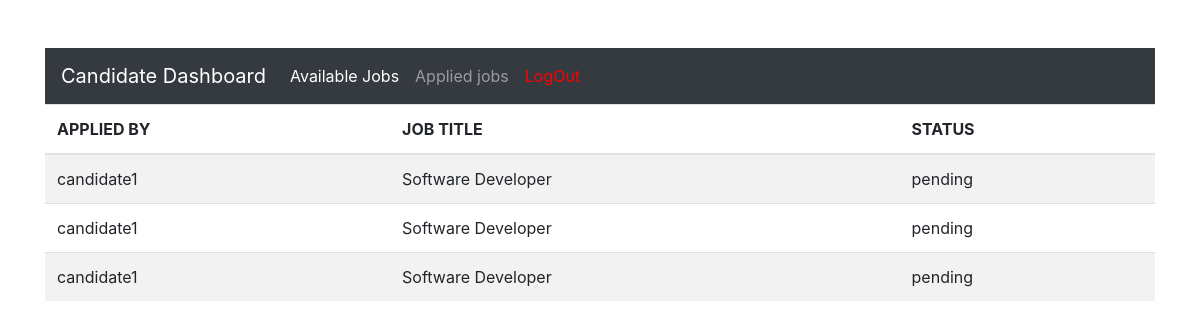
/candidate-appliedjobs/ (signed in), run on the app's committed database.
### hr_app/models.py (models this page shows, shortened)
class CandidateApplication(models.Model):
    user = models.ForeignKey(to=User,on_delete=models.CASCADE)
    job = models.ForeignKey(to=JobPost,on_delete=models.CASCADE)
    year_passed_out= models.IntegerField(default=0)
    experience= models.IntegerField(default=0)
    resume=models.FileField(upload_to='resume')
    status=models.CharField(choices=OPTIONS_STATUS,max_length=20,default='pending')

class JobPost(models.Model):
    user = models.ForeignKey(to=User,on_delete=models.CASCADE)
    title=models.CharField(max_length=200)
    city=models.CharField(max_length=200)
    company_name=models.CharField(max_length=200)
    salary_rannge_min=models.IntegerField(default=0)
    salary_rannge_max=models.IntegerField(default=0)
    applied_count=models.IntegerField(default=0)
    last_apply_date=models.DateField()
    def __str__(self):
        return str(self.title)

### candidate_app/views.py (the view)
# urls.py: path('candidate-appliedjobs/', views.view_applied_jobs,name='candidateappliedjobs'),
@login_required
def view_applied_jobs(request):
    if validate_hr_user(request):
      return redirect('home')
    else:
     applied_job_data=CandidateApplication.objects.filter(user=request.user)
     return render(request,'candidate/appliedjobs.html',{'applied_jobs_data': applied_job_data} )

### authuser_app/views.py (called while the page is built)
def validate_hr_user(request):
   if Hr.objects.filter(user=request.user).exists():
      return True
   else:
      return False

### candidate_app/templates/candidate/appliedjobs.html (shortened to what this page needs)
<!DOCTYPE html>
<html lang="en">
<head>
    <link rel="stylesheet" href="https://stackpath.bootstrapcdn.com/bootstrap/4.3.1/css/bootstrap.min.css">
</head>
<body>
<div class="container mt-5">
    {% include 'candidate/candidatenavbar.html' %}
    <table class="table table-striped">
        <thead>
            <tr>
                <th>APPLIED BY</th>
                <th>JOB TITLE</th>
                <th>STATUS</th>
            </tr>
        </thead>
        <tbody>
            {% for item in applied_jobs_data %}
                <tr>
                    <td>{{ item.user }}</td>
                    <td>{{ item.job }}</td>
                    <td>{{ item.status }}</td>
                </tr>
            {% endfor %}
        </tbody>
    </table>
</div>
</body>
</html>

### data on the page
CandidateApplication: user "candidate1", job "Software Developer", status "pending"
CandidateApplication: user "candidate1", job "Software Developer", status "pending"
CandidateApplication: user "candidate1", job "Software Developer", status "pending"
